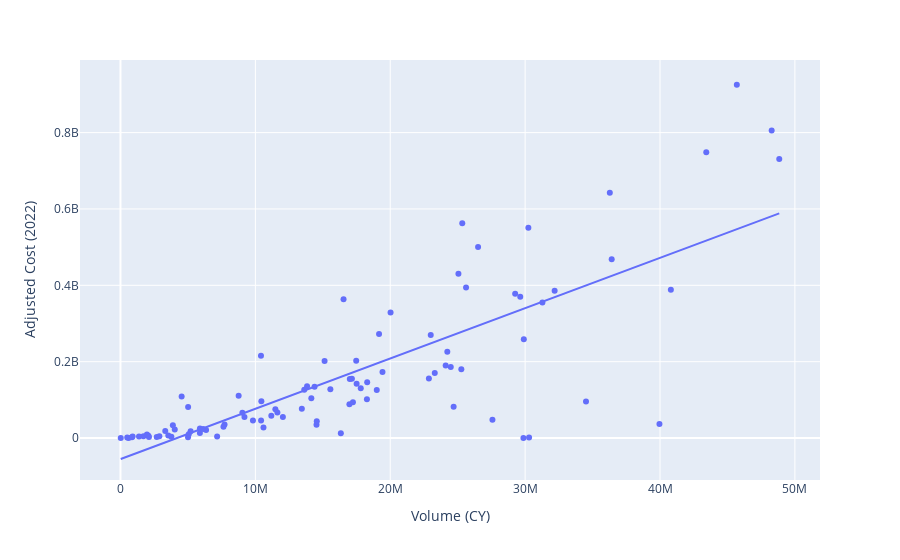

Notebook source saved alongside this figure:
### Code cell
fig = px.scatter(length_by_year, 
                 x='Volume (CY)', 
                 y='Adjusted Cost (2022)', 
                 hover_name=length_by_year.index,
                 title='Yearly Volume vs. Adjusted Cost',
                 labels={'Volume (CY)': 'Volume (Cubic Yards)', 'Adjusted Cost (2022)': 'Adjusted Cost (2022 USD)'})




fig = px.scatter(length_by_year, x='Volume (CY)', y='Adjusted Cost (2022)', trendline="ols", hover_name=length_by_year.index)

fig.show()
